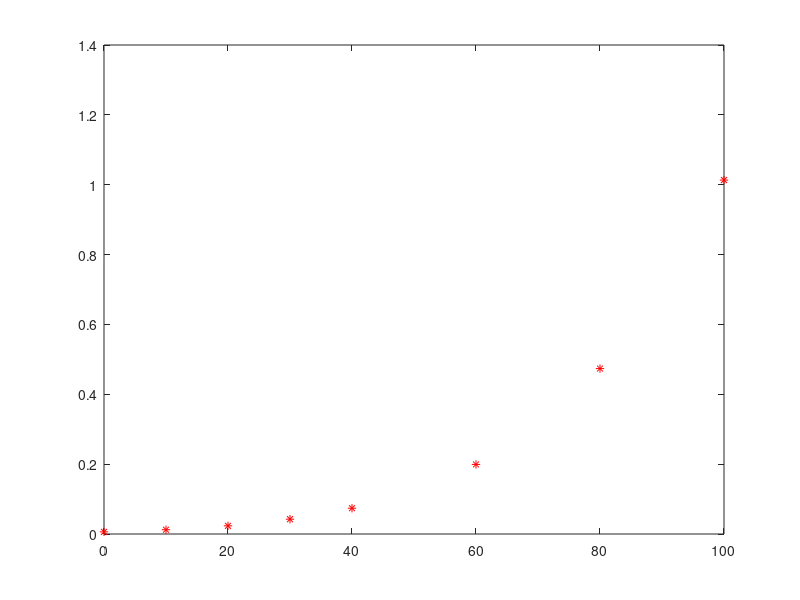

Write the MATLAB code that produced this figure. (Note: this script raises an error after producing the figure.)
function lab7problem2b()
    clf;
    temperature = [0 10 20 30 40 60 80 100];
    pressure = [0.0061 0.0123 0.0234 0.0424 0.0738 0.1992 0.4736 1.0133];
    X = 0:0.1:100;
    
    
%     [val,~] = polyfit(temperature, pressure, 2);
%     polyval(val,45);
%     plot(X,polyval(polyfit(temperature, pressure, 2),X));
    
    plot(temperature, pressure, '*r');
    hold on;
    
    plot(temperature, NewtonInterp(temperature, pressure, temperature), 'g');
    hold on;
    
    plot(X,polyval(polyfit(temperature, pressure, 2),X), 'k');
end
